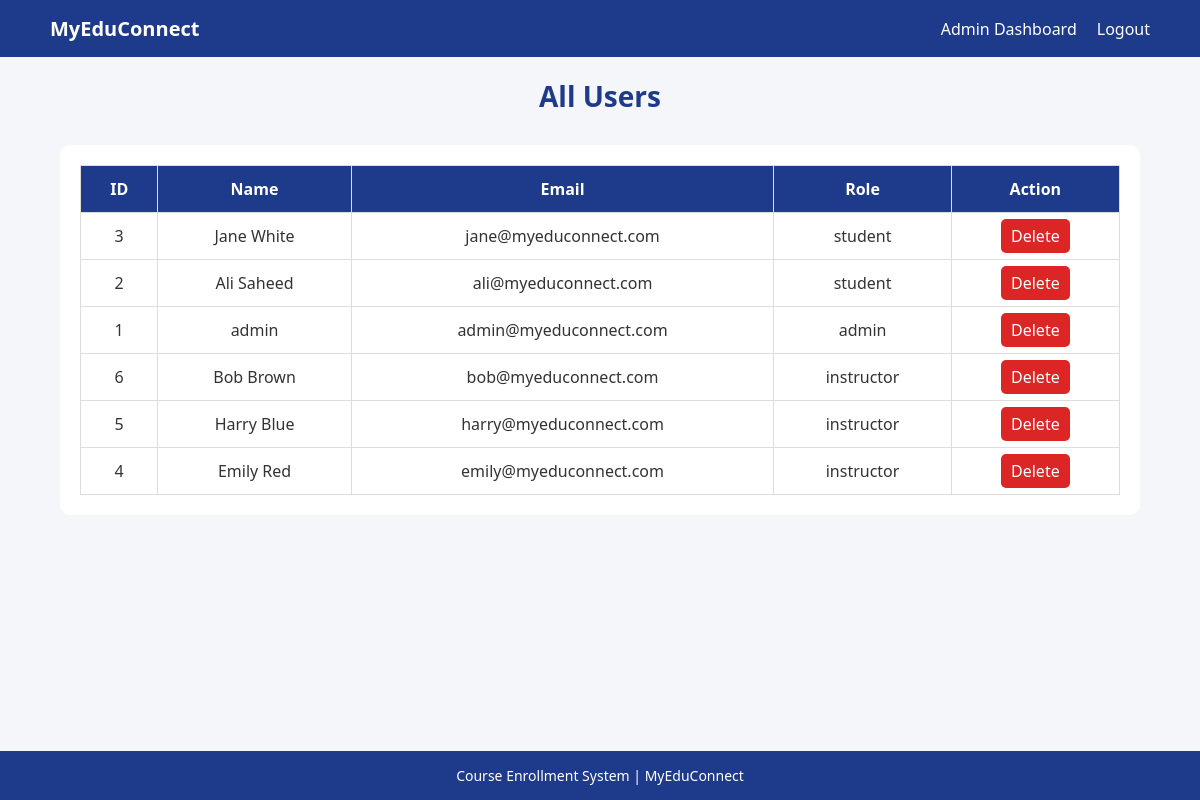
Screenshot of /view_users.php (signed in) with the database file from the repository.
### tables this page shows
CREATE TABLE IF NOT EXISTS users (
    id INT(11) AUTO_INCREMENT PRIMARY KEY,
    name VARCHAR(100) UNIQUE NOT NULL,
    email VARCHAR(150) UNIQUE NOT NULL,
    password VARCHAR(255) NOT NULL,
    role ENUM('student', 'admin', 'instructor') NOT NULL,
    specialization VARCHAR(100) DEFAULT NULL
   
);

### view_users.php (the view, shortened to what this page needs)
<?php
include 'config.php';
$result = $conn->query("SELECT id, name, email, role FROM users ORDER BY role, id DESC");
?>
<!DOCTYPE html>
<html lang="en">
<head>
<link rel="stylesheet" href="assets/style.css?v=1000">
</head>
<body>
<nav class="navbar">
<div class="logo">MyEduConnect</div>
<ul class="nav-links">
<li><a href="admin.php">Admin Dashboard</a></li>
<li><a href="logout.php">Logout</a></li>
</ul>
</nav>
<div class="page-wrapper">
<h2 class="users-title">All Users</h2>
<div class="users-container">
<table>
<tr>
<th>ID</th>
<th>Name</th>
<th>Email</th>
<th>Role</th>
<th>Action</th>
</tr>
<?php while($u = $result->fetch_assoc()): ?>
<tr>
<td><?= $u['id'] ?></td>
<td><?= $u['name'] ?></td>
<td><?= $u['email'] ?></td>
<td><?= $u['role'] ?></td>
<td>
<a class="delete-btn"
   href="delete_user.php?id=<?= $u['id'] ?>"
   onclick="return confirm('Delete this user?')">
   Delete
</a>
</td>
</tr>
<?php endwhile; ?>
</table>
</div>
</div>
<footer>
<p> Course Enrollment System | MyEduConnect</p>
</footer>
</body>
</html>

### assets/style.css (style rules this page uses)
* { margin: 0; padding: 0; box-sizing: border-box; }
body { font-family: 'Segoe UI', sans-serif; background-color: #f4f6f9; color: #333; }
.navbar { display: flex; justify-content: space-between; align-items: center; background-color: #1e3a8a; padding: 15px 50px; }
.logo { color: white; font-size: 20px; font-weight: bold; }
.nav-links { list-style: none; display: flex; }
.nav-links li { margin-left: 20px; }
.nav-links a { color: white; text-decoration: none; }
table { width: 100%; border-collapse: collapse; background: white; }
table th, table td { padding: 12px; border: 1px solid #ddd; text-align: center; }
table th { background-color: #1e3a8a; color: white; }
footer { text-align: center; padding: 15px; background-color: #1e3a8a; color: white; font-size: 14px; }
html, body { height: 100%; }
body { margin: 0; min-height: 100vh; display: flex; flex-direction: column; }
footer { margin-top: auto; }

### view_users.php (style rules this page uses)
.page-wrapper { flex: 1; display: flex; flex-direction: column; }
.users-container { width: 90%; margin: 30px auto; background: white; padding: 20px; border-radius: 10px; }
.users-title { text-align: center; margin-top: 20px; font-size: 28px; color: #1e3a8a; }
.delete-btn { background: #dc2626; color: white; padding: 6px 10px; border: none; border-radius: 5px; text-decoration: none; }

### rows the page displays
users: id "3", name "Jane White", email "jane@myeduconnect.com", role "student"
users: id "2", name "Ali Saheed", email "ali@myeduconnect.com", role "student"
users: id "1", name "admin", email "admin@myeduconnect.com", role "admin"
users: id "6", name "Bob Brown", email "bob@myeduconnect.com", role "instructor"
users: id "5", name "Harry Blue", email "harry@myeduconnect.com", role "instructor"
users: id "4", name "Emily Red", email "emily@myeduconnect.com", role "instructor"
